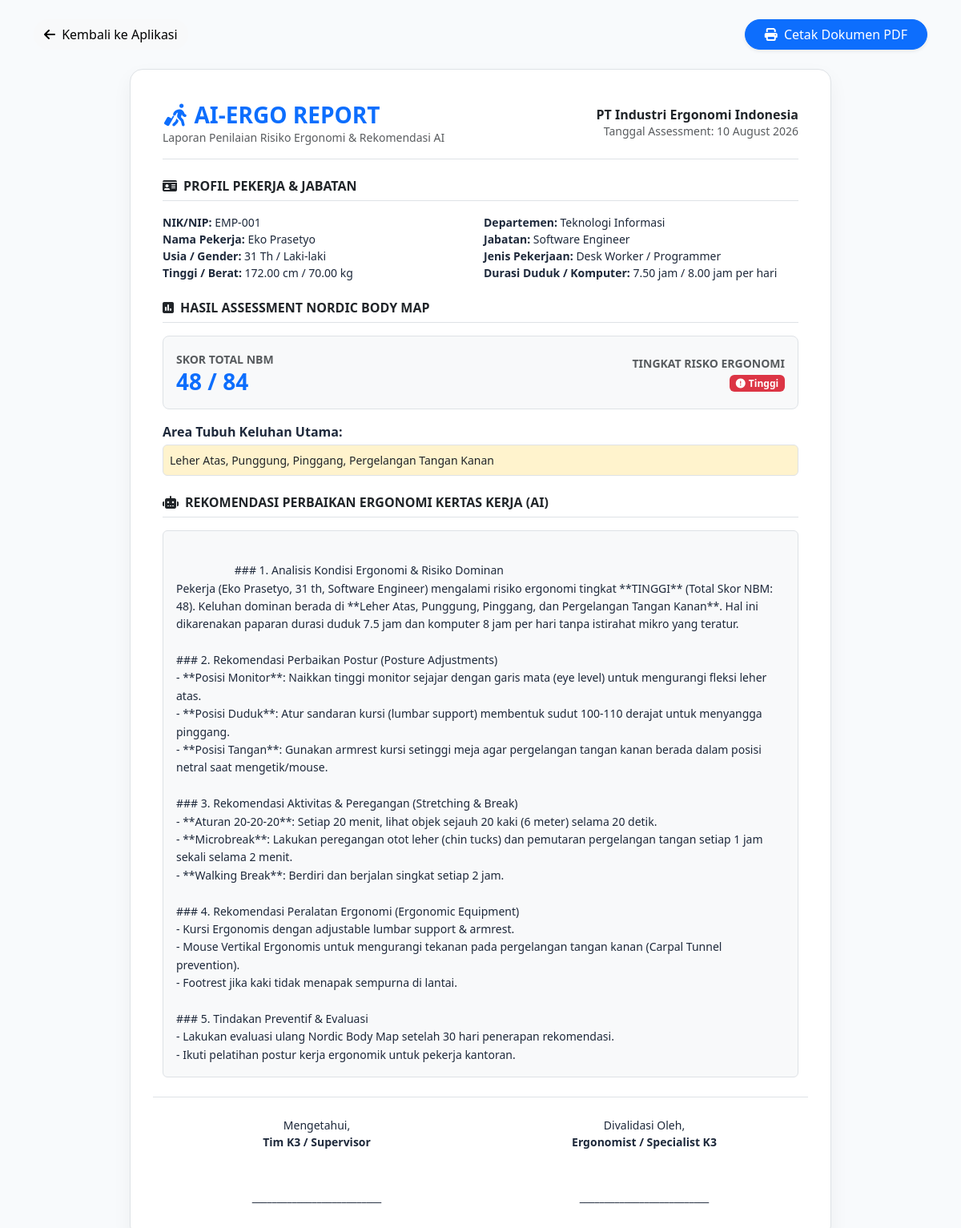
Page /reports/individual/1 (signed in) on the committed database.
### tables this page shows
CREATE TABLE IF NOT EXISTS `assessments` (
  `id` BIGINT UNSIGNED AUTO_INCREMENT PRIMARY KEY,
  `employee_id` BIGINT UNSIGNED NOT NULL,
  `assessor_id` BIGINT UNSIGNED NULL,
  `assessment_date` DATE NOT NULL,
  `total_score` INT NOT NULL DEFAULT 0,
  `risk_level` ENUM('Rendah', 'Sedang', 'Tinggi', 'Sangat Tinggi') NOT NULL DEFAULT 'Rendah',
  `dominant_body_area` VARCHAR(255) NULL,
  `notes` TEXT NULL,
  `created_at` TIMESTAMP DEFAULT CURRENT_TIMESTAMP,
  `updated_at` TIMESTAMP DEFAULT CURRENT_TIMESTAMP ON UPDATE CURRENT_TIMESTAMP,
  FOREIGN KEY (`employee_id`) REFERENCES `employees` (`id`) ON DELETE CASCADE,
  FOREIGN KEY (`assessor_id`) REFERENCES `users` (`id`) ON DELETE SET NULL
);

CREATE TABLE IF NOT EXISTS `companies` (
  `id` BIGINT UNSIGNED AUTO_INCREMENT PRIMARY KEY,
  `name` VARCHAR(255) NOT NULL,
  `address` TEXT NULL,
  `phone` VARCHAR(50) NULL,
  `email` VARCHAR(100) NULL,
  `logo` VARCHAR(255) NULL,
  `status` ENUM('active', 'inactive') DEFAULT 'active',
  `created_at` TIMESTAMP DEFAULT CURRENT_TIMESTAMP,
  `updated_at` TIMESTAMP DEFAULT CURRENT_TIMESTAMP ON UPDATE CURRENT_TIMESTAMP
);

CREATE TABLE IF NOT EXISTS `employees` (
  `id` BIGINT UNSIGNED AUTO_INCREMENT PRIMARY KEY,
  `company_id` BIGINT UNSIGNED NOT NULL,
  `department_id` BIGINT UNSIGNED NOT NULL,
  `position_id` BIGINT UNSIGNED NOT NULL,
  `employee_number` VARCHAR(50) NOT NULL,
  `name` VARCHAR(255) NOT NULL,
  `gender` ENUM('L', 'P') NOT NULL DEFAULT 'L',
  `birth_date` DATE NULL,
  `age` INT NOT NULL DEFAULT 30,
  `height` DECIMAL(5,2) NOT NULL DEFAULT 168.00,
  `weight` DECIMAL(5,2) NOT NULL DEFAULT 65.00,
  `years_of_service` INT NOT NULL DEFAULT 3,
  `phone` VARCHAR(50) NULL,
  `email` VARCHAR(191) NULL,
  `status` ENUM('active', 'inactive') DEFAULT 'active',
  `created_at` TIMESTAMP DEFAULT CURRENT_TIMESTAMP,
  `updated_at` TIMESTAMP DEFAULT CURRENT_TIMESTAMP ON UPDATE CURRENT_TIMESTAMP,
  FOREIGN KEY (`company_id`) REFERENCES `companies` (`id`) ON DELETE CASCADE,
  FOREIGN KEY (`department_id`) REFERENCES `departments` (`id`) ON DELETE CASCADE,
  FOREIGN KEY (`position_id`) REFERENCES `positions` (`id`) ON DELETE CASCADE
);

CREATE TABLE IF NOT EXISTS `departments` (
  `id` BIGINT UNSIGNED AUTO_INCREMENT PRIMARY KEY,
  `company_id` BIGINT UNSIGNED NOT NULL,
  `name` VARCHAR(255) NOT NULL,
  `description` TEXT NULL,
  `created_at` TIMESTAMP DEFAULT CURRENT_TIMESTAMP,
  `updated_at` TIMESTAMP DEFAULT CURRENT_TIMESTAMP ON UPDATE CURRENT_TIMESTAMP,
  FOREIGN KEY (`company_id`) REFERENCES `companies` (`id`) ON DELETE CASCADE
);

CREATE TABLE IF NOT EXISTS `positions` (
  `id` BIGINT UNSIGNED AUTO_INCREMENT PRIMARY KEY,
  `company_id` BIGINT UNSIGNED NOT NULL,
  `name` VARCHAR(255) NOT NULL,
  `description` TEXT NULL,
  `created_at` TIMESTAMP DEFAULT CURRENT_TIMESTAMP,
  `updated_at` TIMESTAMP DEFAULT CURRENT_TIMESTAMP ON UPDATE CURRENT_TIMESTAMP,
  FOREIGN KEY (`company_id`) REFERENCES `companies` (`id`) ON DELETE CASCADE
);

CREATE TABLE IF NOT EXISTS `job_profiles` (
  `id` BIGINT UNSIGNED AUTO_INCREMENT PRIMARY KEY,
  `employee_id` BIGINT UNSIGNED NOT NULL,
  `job_type` VARCHAR(255) NOT NULL,
  `sitting_hours` DECIMAL(4,2) DEFAULT 4.00,
  `standing_hours` DECIMAL(4,2) DEFAULT 3.00,
  `computer_hours` DECIMAL(4,2) DEFAULT 5.00,
  `shift_type` VARCHAR(50) DEFAULT 'Non-Shift',
  `work_duration` DECIMAL(4,2) DEFAULT 8.00,
  `created_at` TIMESTAMP DEFAULT CURRENT_TIMESTAMP,
  `updated_at` TIMESTAMP DEFAULT CURRENT_TIMESTAMP ON UPDATE CURRENT_TIMESTAMP,
  FOREIGN KEY (`employee_id`) REFERENCES `employees` (`id`) ON DELETE CASCADE
);

CREATE TABLE IF NOT EXISTS `ai_recommendations` (
  `id` BIGINT UNSIGNED AUTO_INCREMENT PRIMARY KEY,
  `assessment_id` BIGINT UNSIGNED NOT NULL,
  `ai_provider` VARCHAR(50) NOT NULL DEFAULT 'gemini',
  `ai_model` VARCHAR(100) NOT NULL DEFAULT 'gemini-1.5-flash',
  `prompt_text` LONGTEXT NULL,
  `recommendation_text` LONGTEXT NOT NULL,
  `generated_at` DATETIME DEFAULT CURRENT_TIMESTAMP,
  `created_at` TIMESTAMP DEFAULT CURRENT_TIMESTAMP,
  FOREIGN KEY (`assessment_id`) REFERENCES `assessments` (`id`) ON DELETE CASCADE
);

### resources/views/reports/individual.php (the view, shortened to what the rows shown need)
<!DOCTYPE html>
<html lang="id">
<head>
    <link href="https://cdn.jsdelivr.net/npm/bootstrap@5.3.2/dist/css/bootstrap.min.css" rel="stylesheet">
    <link href="https://cdnjs.cloudflare.com/ajax/libs/font-awesome/6.4.2/css/all.min.css" rel="stylesheet">
</head>
<body class="py-4">
<div class="container no-print mb-4">
    <div class="d-flex flex-column flex-sm-row justify-content-between align-items-stretch align-items-sm-center gap-2">
        <a href="<?= base_url("assessments/show/{$assessment['id']}") ?>" class="btn btn-light rounded-pill btn-mobile-full"><i class="fa-solid fa-arrow-left me-1"></i> Kembali ke Aplikasi</a>
        <button onclick="window.print()" class="btn btn-primary rounded-pill px-4 shadow-sm btn-mobile-full"><i class="fa-solid fa-print me-1"></i> Cetak Dokumen PDF</button>
    </div>
</div>
<div class="container col-lg-9">
    <div class="report-card border">
        <div class="d-flex justify-content-between align-items-center border-bottom pb-3 mb-4">
            <div>
                <h3 class="fw-bold text-primary mb-0"><i class="fa-solid fa-person-walking-luggage me-2"></i>AI-ERGO REPORT</h3>
                <p class="text-muted small mb-0">Laporan Penilaian Risiko Ergonomi & Rekomendasi AI</p>
            </div>
            <div class="text-end">
                <h6 class="fw-bold text-dark mb-0"><?= sanitize($assessment['company_name']) ?></h6>
                <p class="text-muted small mb-0">Tanggal Assessment: <?= date('d F Y', strtotime($assessment['assessment_date'])) ?></p>
            </div>
        </div>
        <div class="mb-4">
            <h6 class="fw-bold text-dark border-bottom pb-2 mb-3"><i class="fa-solid fa-id-card me-2"></i>PROFIL PEKERJA & JABATAN</h6>
            <div class="row g-2 small">
                <div class="col-md-6">
                    <div><strong>NIK/NIP:</strong> <?= sanitize($assessment['employee_number']) ?></div>
                    <div><strong>Nama Pekerja:</strong> <?= sanitize($assessment['employee_name']) ?></div>
                    <div><strong>Usia / Gender:</strong> <?= $assessment['age'] ?> Th / <?= $assessment['gender'] == 'L' ? 'Laki-laki' : 'Perempuan' ?></div>
                    <div><strong>Tinggi / Berat:</strong> <?= $assessment['height'] ?> cm / <?= $assessment['weight'] ?> kg</div>
                </div>
                <div class="col-md-6">
                    <div><strong>Departemen:</strong> <?= sanitize($assessment['department_name']) ?></div>
                    <div><strong>Jabatan:</strong> <?= sanitize($assessment['position_name']) ?></div>
                    <div><strong>Jenis Pekerjaan:</strong> <?= sanitize($assessment['job_type'] ?? '-') ?></div>
                    <div><strong>Durasi Duduk / Komputer:</strong> <?= $assessment['sitting_hours'] ?? 0 ?> jam / <?= $assessment['computer_hours'] ?? 0 ?> jam per hari</div>
                </div>
            </div>
        </div>
        <div class="mb-4">
            <h6 class="fw-bold text-dark border-bottom pb-2 mb-3"><i class="fa-solid fa-square-poll-vertical me-2"></i>HASIL ASSESSMENT NORDIC BODY MAP</h6>
            <div class="p-3 bg-light rounded-3 border d-flex justify-content-between align-items-center mb-3">
                <div>
                    <span class="text-muted small fw-semibold">SKOR TOTAL NBM</span>
                    <h3 class="fw-bold text-primary mb-0"><?= $assessment['total_score'] ?> / 84</h3>
                </div>
                <div class="text-end">
                    <span class="text-muted small fw-semibold">TINGKAT RISKO ERGONOMI</span>
                    <div><?= risk_badge($assessment['risk_level']) ?></div>
                </div>
            </div>
            <div class="mb-3">
                <strong>Area Tubuh Keluhan Utama:</strong>
                <div class="p-2 bg-warning-subtle text-dark border rounded mt-1 small">
                    <?= sanitize($assessment['dominant_body_area'] ?? 'Tidak ada keluhan signifikan') ?>
                </div>
            </div>
        </div>
        <div class="mb-4">
            <h6 class="fw-bold text-dark border-bottom pb-2 mb-3"><i class="fa-solid fa-robot me-2"></i>REKOMENDASI PERBAIKAN ERGONOMI KERTAS KERJA (AI)</h6>
            <?php if (!empty($aiRecommendation)): ?>
                <div class="p-3 bg-light rounded border small" style="white-space: pre-wrap; font-family: inherit; line-height: 1.6;">
                    <?= sanitize($aiRecommendation['recommendation_text']) ?>
                </div>
            <?php else: ?>
                <p class="text-muted small fst-italic">Belum ada rekomendasi AI yang di-generate untuk assessment ini.</p>
            <?php endif; ?>
        </div>
        <div class="row pt-4 mt-4 border-top text-center small">
            <div class="col-6">
                <p class="mb-5">Mengetahui,<br><strong>Tim K3 / Supervisor</strong></p>
                <p class="mb-0">__________________________</p>
            </div>
            <div class="col-6">
                <p class="mb-5">Divalidasi Oleh,<br><strong>Ergonomist / Specialist K3</strong></p>
                <p class="mb-0">__________________________</p>
            </div>
        </div>
    </div>
</div>
</body>
</html>

### core/Router.php (shortened to what the rows shown need)
<?php
class Router {
    private static array $routes = [];
    public static function get(string $path, array $handler): void {
        self::$routes['GET'][$path] = $handler;
    }
    public static function post(string $path, array $handler): void {
        self::$routes['POST'][$path] = $handler;
    }
    public static function dispatch(string $uri, string $method): void {
        $uri = parse_url($uri, PHP_URL_PATH);
        $scriptDir = str_replace('\\', '/', dirname($_SERVER['SCRIPT_NAME'] ?? ''));
        $baseDir = preg_replace('#/public$#i', '', $scriptDir);
        if (!empty($scriptDir) && $scriptDir !== '/' && strpos($uri, $scriptDir) === 0) {
            $uri = substr($uri, strlen($scriptDir));
        } elseif (!empty($baseDir) && $baseDir !== '/' && strpos($uri, $baseDir) === 0) {
            $uri = substr($uri, strlen($baseDir));
        }
        $uri = '/' . trim($uri, '/');
        $method = strtoupper($method);
        if (isset(self::$routes[$method])) {
            foreach (self::$routes[$method] as $routePath => $handler) {
                $pattern = preg_replace('/\{([a-zA-Z0-9_]+)\}/', '([^/]+)', $routePath);
                $pattern = "#^" . $pattern . "$#";
                if (preg_match($pattern, $uri, $matches)) {
                    array_shift($matches);
                    [$controllerClass, $action] = $handler;
                    if (class_exists($controllerClass)) {
                        $controller = new $controllerClass();
                        if (method_exists($controller, $action)) {
                            call_user_func_array([$controller, $action], $matches);
                            return;
                        }
                    }
                }
            }
        }
        exit;
    }
}

### app/Helpers/Functions.php (shortened to what the rows shown need)
<?php
if (!function_exists('base_url')) {
    function base_url($path = '') {
        static $detectedBase = null;
        if ($detectedBase === null) {
            if (isset($_SERVER['HTTP_HOST'])) {
                $scheme = (isset($_SERVER['HTTPS']) && $_SERVER['HTTPS'] === 'on') ? 'https' : 'http';
                $scriptDir = str_replace('\\', '/', dirname($_SERVER['SCRIPT_NAME'] ?? ''));
                $baseDir = preg_replace('#/public$#i', '', $scriptDir);
                $detectedBase = $scheme . '://' . $_SERVER['HTTP_HOST'] . rtrim($baseDir, '/');
            } else {
                $detectedBase = config('app.url', 'http://localhost/ergonomi');
            }
        }
        return rtrim($detectedBase, '/') . '/' . ltrim($path, '/');
    }
}
if (!function_exists('sanitize')) {
    function sanitize($data) {
        return htmlspecialchars(trim((string)$data), ENT_QUOTES, 'UTF-8');
    }
}
if (!function_exists('risk_badge')) {
    function risk_badge($riskLevel) {
        switch ($riskLevel) {
            case 'Tinggi':
                return '<span class="badge bg-danger"><i class="fas fa-exclamation-circle me-1"></i>Tinggi</span>';
        }
    }
}

### rows in the picture
assessments: companies.name "PT Industri Ergonomi Indonesia", assessment_date "10 August 2026", employee.employee_number "EMP-001", employee.name "Eko Prasetyo", employee.age "31", employee.height "172.00", employee.weight "70.00", departments.name "Teknologi Informasi", positions.name "Software Engineer", job_profiles.job_type "Desk Worker / Programmer", job_profiles.sitting_hours "7.50", job_profiles.computer_hours "8.00", total_score "48", risk_level "Tinggi" (drawn), dominant_body_area "Leher Atas, Punggung, Pinggang, Pergelangan Tangan Kanan", ai_recommendations.recommendation_text "### 1. Analisis Kondisi Ergonomi & Risiko Dominan Pekerja (Eko Prasetyo, 31 th, Software Engineer) mengalami risiko ergonomi tingkat **TINGGI** (Total Skor NBM: 48). Keluhan dominan berada di **Leher Atas, Punggung, Pinggang, dan Pergelangan Tangan Kanan**. Hal ini dikarenakan paparan durasi duduk 7.5 jam dan komputer 8 jam per hari tanpa istirahat mikro yang teratur. ### 2. Rekomendasi Perbaikan Postur (Posture Adjustments) - **Posisi Monitor**: Naikkan tinggi monitor sejajar dengan garis mata (eye level) untuk mengurangi fleksi leher atas. - **Posisi Duduk**: Atur sandaran kursi (lumbar support) membentuk sudut 100-110 derajat untuk menyangga pinggang. - **Posisi Tangan**: Gunakan armrest…"
